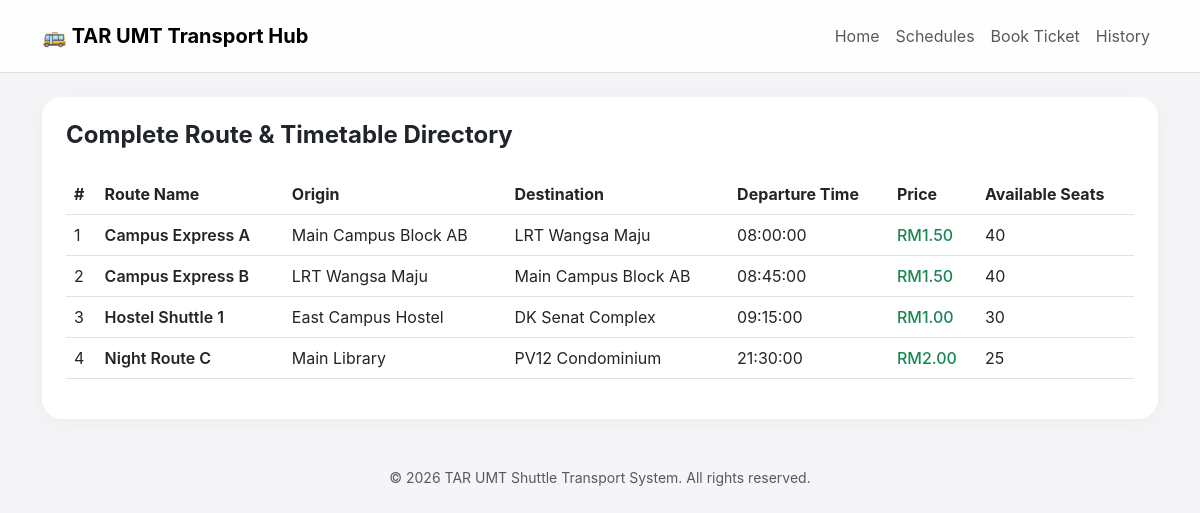
Page /schedule.php on the committed database.
### tables this page shows
CREATE TABLE IF NOT EXISTS routes (
    id INT AUTO_INCREMENT PRIMARY KEY,
    route_name VARCHAR(100) NOT NULL,
    origin VARCHAR(100) NOT NULL,
    destination VARCHAR(100) NOT NULL,
    departure_time TIME NOT NULL,
    price DECIMAL(10, 2) NOT NULL,
    available_seats INT NOT NULL
);

### schedule.php (the view)
<?php
require_once 'database.php';
include 'header.php';
$routes_result = $conn->query("SELECT * FROM routes ORDER BY departure_time ASC");
?>
<div class="card p-4">
    <h4 class="mb-4 fw-bold">Complete Route & Timetable Directory</h4>
    <div class="table-responsive">
        <table class="table align-middle">
            <thead>
                <tr><th>#</th><th>Route Name</th><th>Origin</th><th>Destination</th><th>Departure Time</th><th>Price</th><th>Available Seats</th></tr>
            </thead>
            <tbody>
                <?php while($row = $routes_result->fetch_assoc()): ?>
                <tr>
                    <td><?php echo $row['id']; ?></td>
                    <td class="fw-semibold"><?php echo htmlspecialchars($row['route_name']); ?></td>
                    <td><?php echo htmlspecialchars($row['origin']); ?></td>
                    <td><?php echo htmlspecialchars($row['destination']); ?></td>
                    <td><?php echo htmlspecialchars($row['departure_time']); ?></td>
                    <td class="text-success fw-medium">RM<?php echo number_format($row['price'], 2); ?></td>
                    <td><?php echo htmlspecialchars($row['available_seats']); ?></td>
                </tr>
                <?php endwhile; ?>
            </tbody>
        </table>
    </div>
</div>
<?php include 'footer.php'; ?>

### header.php (style rules this page uses)
body { background-color: #f5f5f7; font-family: -apple-system, BlinkMacSystemFont, "Segoe UI", Roboto, sans-serif; }
.card { border-radius: 20px; border: none; box-shadow: 0 4px 24px rgba(0,0,0,0.04); }

### rows in the picture
routes: id "1", route_name "Campus Express A", origin "Main Campus Block AB", destination "LRT Wangsa Maju", departure_time "08:00:00", price "1.50", available_seats "40"
routes: id "2", route_name "Campus Express B", origin "LRT Wangsa Maju", destination "Main Campus Block AB", departure_time "08:45:00", price "1.50", available_seats "40"
routes: id "3", route_name "Hostel Shuttle 1", origin "East Campus Hostel", destination "DK Senat Complex", departure_time "09:15:00", price "1.00", available_seats "30"
routes: id "4", route_name "Night Route C", origin "Main Library", destination "PV12 Condominium", departure_time "21:30:00", price "2.00", available_seats "25"
